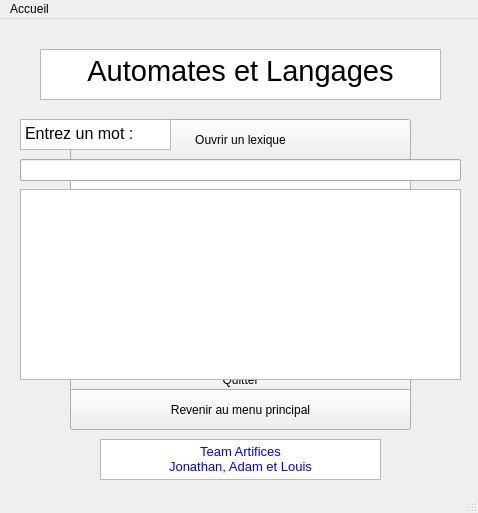
<?xml version="1.0" encoding="UTF-8"?>
<ui version="4.0">
 <class>MainWindow</class>
 <widget class="QMainWindow" name="MainWindow">
  <property name="geometry">
   <rect>
    <x>0</x>
    <y>0</y>
    <width>478</width>
    <height>513</height>
   </rect>
  </property>
  <property name="windowTitle">
   <string>MainWindow</string>
  </property>
  <widget class="QWidget" name="centralWidget">
   <widget class="QPushButton" name="boutonOuvrir">
    <property name="geometry">
     <rect>
      <x>70</x>
      <y>100</y>
      <width>341</width>
      <height>41</height>
     </rect>
    </property>
    <property name="text">
     <string>Ouvrir un lexique</string>
    </property>
   </widget>
   <widget class="QPushButton" name="boutonSuggestion">
    <property name="geometry">
     <rect>
      <x>70</x>
      <y>160</y>
      <width>341</width>
      <height>41</height>
     </rect>
    </property>
    <property name="text">
     <string>Utiliser la fonctionnalité de suggestion</string>
    </property>
   </widget>
   <widget class="QPushButton" name="boutonCorrection">
    <property name="geometry">
     <rect>
      <x>70</x>
      <y>220</y>
      <width>341</width>
      <height>41</height>
     </rect>
    </property>
    <property name="text">
     <string>Utiliser la fonctionnalité de correction</string>
    </property>
   </widget>
   <widget class="QPushButton" name="boutonSuggestionCorrection">
    <property name="geometry">
     <rect>
      <x>70</x>
      <y>280</y>
      <width>341</width>
      <height>41</height>
     </rect>
    </property>
    <property name="text">
     <string>Utiliser la fonctionnalité de suggestion et de correction</string>
    </property>
   </widget>
   <widget class="QPushButton" name="boutonQuitter">
    <property name="geometry">
     <rect>
      <x>70</x>
      <y>340</y>
      <width>341</width>
      <height>41</height>
     </rect>
    </property>
    <property name="text">
     <string>Quitter</string>
    </property>
   </widget>
   <widget class="QLineEdit" name="EntrerTextSuggestion">
    <property name="geometry">
     <rect>
      <x>20</x>
      <y>140</y>
      <width>441</width>
      <height>22</height>
     </rect>
    </property>
   </widget>
   <widget class="QTextBrowser" name="textTitre">
    <property name="geometry">
     <rect>
      <x>40</x>
      <y>30</y>
      <width>401</width>
      <height>51</height>
     </rect>
    </property>
    <property name="html">
     <string>&lt;!DOCTYPE HTML PUBLIC &quot;-//W3C//DTD HTML 4.0//EN&quot; &quot;http://www.w3.org/TR/REC-html40/strict.dtd&quot;&gt;
&lt;html&gt;&lt;head&gt;&lt;meta name=&quot;qrichtext&quot; content=&quot;1&quot; /&gt;&lt;style type=&quot;text/css&quot;&gt;
p, li { white-space: pre-wrap; }
&lt;/style&gt;&lt;/head&gt;&lt;body style=&quot; font-family:'Sans Serif'; font-size:9pt; font-weight:400; font-style:normal;&quot;&gt;
&lt;p align=&quot;center&quot; style=&quot; margin-top:0px; margin-bottom:0px; margin-left:0px; margin-right:0px; -qt-block-indent:0; text-indent:0px;&quot;&gt;&lt;span style=&quot; font-size:22pt;&quot;&gt;Automates et Langages&lt;/span&gt;&lt;/p&gt;&lt;/body&gt;&lt;/html&gt;</string>
    </property>
   </widget>
   <widget class="QTextBrowser" name="textPar">
    <property name="geometry">
     <rect>
      <x>100</x>
      <y>420</y>
      <width>281</width>
      <height>41</height>
     </rect>
    </property>
    <property name="html">
     <string>&lt;!DOCTYPE HTML PUBLIC &quot;-//W3C//DTD HTML 4.0//EN&quot; &quot;http://www.w3.org/TR/REC-html40/strict.dtd&quot;&gt;
&lt;html&gt;&lt;head&gt;&lt;meta name=&quot;qrichtext&quot; content=&quot;1&quot; /&gt;&lt;style type=&quot;text/css&quot;&gt;
p, li { white-space: pre-wrap; }
&lt;/style&gt;&lt;/head&gt;&lt;body style=&quot; font-family:'Sans Serif'; font-size:9pt; font-weight:400; font-style:normal;&quot;&gt;
&lt;p align=&quot;center&quot; style=&quot; margin-top:0px; margin-bottom:0px; margin-left:0px; margin-right:0px; -qt-block-indent:0; text-indent:0px;&quot;&gt;&lt;span style=&quot; font-size:10pt; color:#0000ff;&quot;&gt;Team Artifices&lt;/span&gt;&lt;/p&gt;
&lt;p align=&quot;center&quot; style=&quot; margin-top:0px; margin-bottom:0px; margin-left:0px; margin-right:0px; -qt-block-indent:0; text-indent:0px;&quot;&gt;&lt;span style=&quot; font-size:10pt; color:#0000ff;&quot;&gt;Jonathan, Adam et Louis&lt;/span&gt;&lt;/p&gt;&lt;/body&gt;&lt;/html&gt;</string>
    </property>
   </widget>
   <widget class="QTextBrowser" name="textOutput">
    <property name="geometry">
     <rect>
      <x>20</x>
      <y>170</y>
      <width>441</width>
      <height>191</height>
     </rect>
    </property>
   </widget>
   <widget class="QPushButton" name="boutonRevenirMenu">
    <property name="geometry">
     <rect>
      <x>70</x>
      <y>370</y>
      <width>341</width>
      <height>41</height>
     </rect>
    </property>
    <property name="text">
     <string>Revenir au menu principal</string>
    </property>
   </widget>
   <widget class="QTextBrowser" name="textEntrerMot">
    <property name="geometry">
     <rect>
      <x>20</x>
      <y>100</y>
      <width>151</width>
      <height>31</height>
     </rect>
    </property>
    <property name="html">
     <string>&lt;!DOCTYPE HTML PUBLIC &quot;-//W3C//DTD HTML 4.0//EN&quot; &quot;http://www.w3.org/TR/REC-html40/strict.dtd&quot;&gt;
&lt;html&gt;&lt;head&gt;&lt;meta name=&quot;qrichtext&quot; content=&quot;1&quot; /&gt;&lt;style type=&quot;text/css&quot;&gt;
p, li { white-space: pre-wrap; }
&lt;/style&gt;&lt;/head&gt;&lt;body style=&quot; font-family:'Sans Serif'; font-size:9pt; font-weight:400; font-style:normal;&quot;&gt;
&lt;p style=&quot; margin-top:0px; margin-bottom:0px; margin-left:0px; margin-right:0px; -qt-block-indent:0; text-indent:0px;&quot;&gt;&lt;span style=&quot; font-size:12pt;&quot;&gt;Entrez un mot :&lt;/span&gt;&lt;/p&gt;&lt;/body&gt;&lt;/html&gt;</string>
    </property>
   </widget>
   <widget class="QLineEdit" name="EntrerTextCorrection">
    <property name="geometry">
     <rect>
      <x>20</x>
      <y>140</y>
      <width>441</width>
      <height>22</height>
     </rect>
    </property>
   </widget>
   <widget class="QLineEdit" name="EntrerTextSuggestionCorrection">
    <property name="geometry">
     <rect>
      <x>20</x>
      <y>140</y>
      <width>441</width>
      <height>22</height>
     </rect>
    </property>
   </widget>
  </widget>
  <widget class="QMenuBar" name="menuBar">
   <property name="geometry">
    <rect>
     <x>0</x>
     <y>0</y>
     <width>478</width>
     <height>19</height>
    </rect>
   </property>
   <widget class="QMenu" name="accueil">
    <property name="title">
     <string>Accueil</string>
    </property>
    <addaction name="actionSuggestion"/>
    <addaction name="separator"/>
    <addaction name="actionQuitter"/>
   </widget>
   <addaction name="accueil"/>
  </widget>
  <widget class="QStatusBar" name="statusBar"/>
  <action name="actionQuitter">
   <property name="text">
    <string>Quitter</string>
   </property>
  </action>
  <action name="actionSuggestion">
   <property name="text">
    <string>Choisir Lexique</string>
   </property>
  </action>
 </widget>
 <layoutdefault spacing="6" margin="11"/>
 <resources/>
 <connections>
  <connection>
   <sender>actionQuitter</sender>
   <signal>triggered()</signal>
   <receiver>MainWindow</receiver>
   <slot>close()</slot>
   <hints>
    <hint type="sourcelabel">
     <x>-1</x>
     <y>-1</y>
    </hint>
    <hint type="destinationlabel">
     <x>238</x>
     <y>256</y>
    </hint>
   </hints>
  </connection>
 </connections>
</ui>
